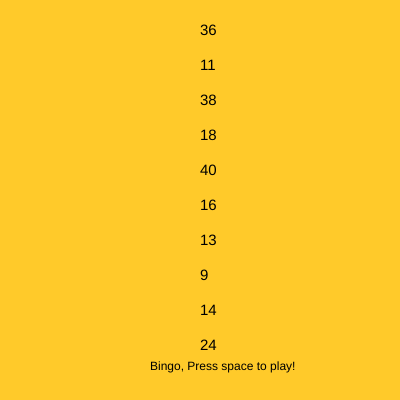
Frame 1 (no input)
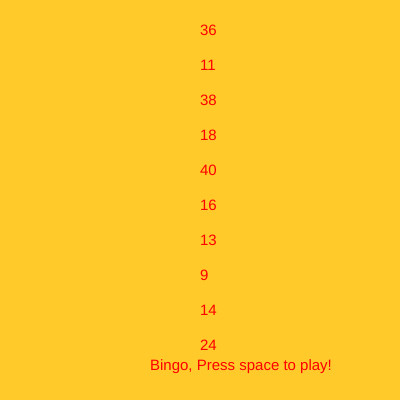
Frame 60 (no input)
Frame 120 (the mouse pressed at the canvas centre since frame 60): identical to frame 60, image omitted

The p5.js sketch that drew these frames (run headless with seeded random() and noise() and a simulated clock; from frame 60 on, the mouse is pressed at the canvas centre):

// p5.js sketch
// ── sketch.js
var ticket = []
var ran

function setup(){
	createCanvas(400, 400);
	for (i = 0; i < 10; i++){
		var rand = Math.round(random(1, 50));
		ticket.push(rand);
	}
}

function draw(){
	background(255, 202, 42);
	text("Bingo, Press space to play!", 150, 370);
	
	for (i = 0; i < 10; i++){
		textSize(15);
		text(ticket[i], 200, (i+1)*35);
	}

	fill("red");
	text(ran, 300, 200);

}

function keyPressed(){
	if (keyCode === 32){
		ran = Math.round(random(1, 50));
	}

	for (i = 0; i < 10; i++){
		if (ticket[i] === ran){
			ticket[i] = "X";
		}
	}
}
